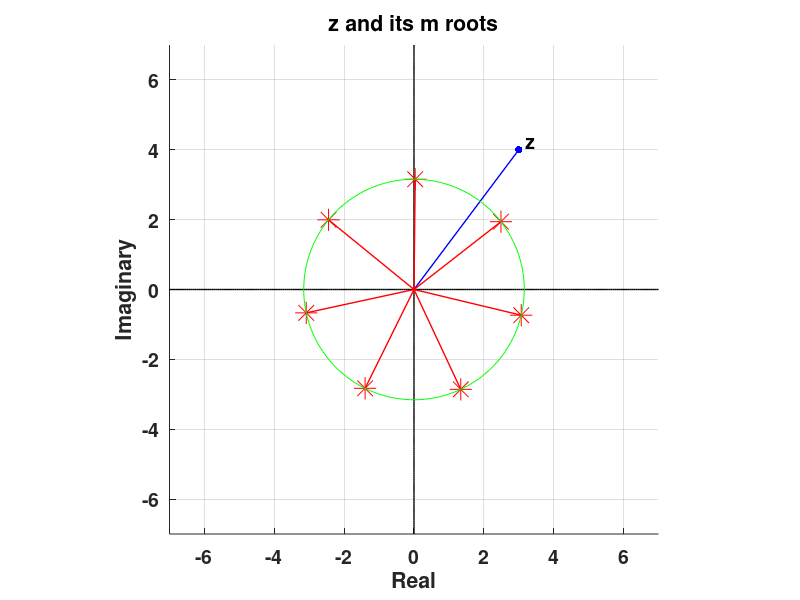

This chart was generated by the following MATLAB code:
%{
finds roots and checks
all values of z^(1/m) can be found by solving w^m - z = 0
w^m - z   should produce m factors (w-w1)(w-w2)...(w-wm) = 0
(w1)(w2)...(wm) = (-1)^(m-1) * z
coeff w^(m-1) = -(w1 + w2 + ... + wm)
can conclude sum is 0 ...only coeff of highest degree and const
%}
    clc; % nice combo to have
    close all;
    clear all;
    
z = (3 + j*4);  % change here
n = 5;  % change here if you have a radical z^(n/m)  uncommon  n can be < 0
m = 7;  % change here           now you have z^(1/m) prepared  m needs to be > 0


v = zeros(1, m+1); % feeding a row vector of 0's enough to make polynomial w^m - z = 0
v(1,1) = 1; % saying 1* w^m
v(1, m+1) = -z; % saying last coeff (const) is -z    , now w = -z^(n/m)
z_roots = roots(v); % solve it

check_prod = ((-1)^(m-1))*-z;  % compare these
display(check_prod);          % should match 
check_roots = -prod(z_roots);  
display(check_roots);         % should match 
check_sum = sum(z_roots);
display(check_sum);           % should be about 0

z_roots = z_roots.^n; % for last part of radical
display(z_roots);
display(z_roots.^(m/n)); % have to check all

% just some plots
modulus = (abs(z))^(n/m);
Smin = -2-abs(z);
Smax = 2+abs(z);

figure;
hold on;
grid on;
set(gca, 'fontsize', 14, 'fontweight', 'bold');
title('z and its m roots');
xlabel('Real');
ylabel('Imaginary');
xlim([Smin, Smax]);
ylim([Smin, Smax]);
realAxis = linspace (Smin, Smax, 256);
imagAxis = linspace (Smin, Smax, 256);
plot(realAxis, 0*realAxis, 'k', 'linewidth', 1);
plot(0*imagAxis, imagAxis, 'k', 'linewidth', 1);
plot(real(z), imag(z), 'b.', 'markersize', 16);
h1 = line([0 real(z)], [0 imag(z)], 'linewidth', 1);
set(h1, 'color', 'b');
text(real(z)+.2,imag(z)+.2,'z','fontweight','bold','fontsize',14);

for i = 1:m
    plot(real(z_roots(i)), imag(z_roots(i)), 'r*', 'markersize', 16);
    h = line([0 real(z_roots(i))], [0 imag(z_roots(i))], 'linewidth', 1);
    set(h, 'color', 'r');
    %text(real(Z_set(i))+.2,imag(Z_set(i))+.2,'root','fontweight','bold','fontsize',14);
end

param = 0:pi/100:2*pi;
x_u = modulus*cos(param);
y_u = modulus*sin(param);
plot(x_u, y_u,'g');
axis equal;
hold off;